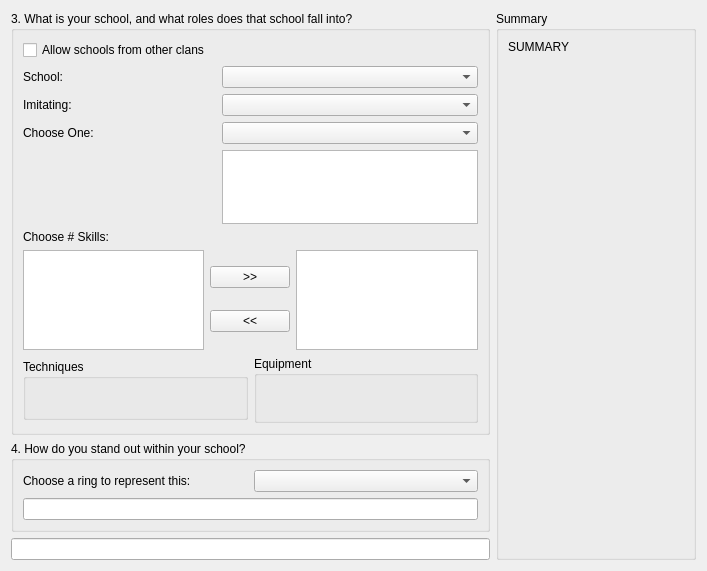
<?xml version="1.0" encoding="UTF-8"?>
<ui version="4.0">
 <class>NewCharWizardPage2</class>
 <widget class="QWizardPage" name="NewCharWizardPage2">
  <property name="geometry">
   <rect>
    <x>0</x>
    <y>0</y>
    <width>707</width>
    <height>571</height>
   </rect>
  </property>
  <property name="sizePolicy">
   <sizepolicy hsizetype="Preferred" vsizetype="Preferred">
    <horstretch>0</horstretch>
    <verstretch>0</verstretch>
   </sizepolicy>
  </property>
  <property name="minimumSize">
   <size>
    <width>0</width>
    <height>0</height>
   </size>
  </property>
  <property name="windowTitle">
   <string>WizardPage</string>
  </property>
  <layout class="QGridLayout" name="gridLayout_3">
   <item row="0" column="0">
    <widget class="QGroupBox" name="q3_groupBox">
     <property name="sizePolicy">
      <sizepolicy hsizetype="Preferred" vsizetype="Expanding">
       <horstretch>0</horstretch>
       <verstretch>0</verstretch>
      </sizepolicy>
     </property>
     <property name="title">
      <string>3. What is your school, and what roles does that school fall into?</string>
     </property>
     <layout class="QVBoxLayout" name="verticalLayout_6">
      <item>
       <layout class="QGridLayout" name="gridLayout">
        <item row="4" column="0">
         <layout class="QVBoxLayout" name="verticalLayout_4">
          <item>
           <widget class="DynamicChoiceWidget" name="ringWidget" native="true">
            <property name="sizePolicy">
             <sizepolicy hsizetype="Preferred" vsizetype="Fixed">
              <horstretch>0</horstretch>
              <verstretch>0</verstretch>
             </sizepolicy>
            </property>
            <property name="minimumSize">
             <size>
              <width>0</width>
              <height>20</height>
             </size>
            </property>
           </widget>
          </item>
          <item>
           <spacer name="verticalSpacer">
            <property name="orientation">
             <enum>Qt::Vertical</enum>
            </property>
            <property name="sizeHint" stdset="0">
             <size>
              <width>20</width>
              <height>5</height>
             </size>
            </property>
           </spacer>
          </item>
         </layout>
        </item>
        <item row="0" column="0">
         <widget class="QCheckBox" name="nc2_unrestrictedSchool_checkBox">
          <property name="text">
           <string>Allow schools from other clans</string>
          </property>
         </widget>
        </item>
        <item row="4" column="1">
         <widget class="QTextEdit" name="nc2_schoolDesc_textEdit">
          <property name="enabled">
           <bool>true</bool>
          </property>
          <property name="sizePolicy">
           <sizepolicy hsizetype="Preferred" vsizetype="Minimum">
            <horstretch>0</horstretch>
            <verstretch>0</verstretch>
           </sizepolicy>
          </property>
          <property name="minimumSize">
           <size>
            <width>0</width>
            <height>50</height>
           </size>
          </property>
          <property name="maximumSize">
           <size>
            <width>16777215</width>
            <height>150</height>
           </size>
          </property>
          <property name="readOnly">
           <bool>true</bool>
          </property>
         </widget>
        </item>
        <item row="2" column="0">
         <widget class="QLabel" name="nc2_kitsune_label">
          <property name="text">
           <string>Imitating:</string>
          </property>
         </widget>
        </item>
        <item row="1" column="1">
         <widget class="QComboBox" name="nc2_school_ComboBox"/>
        </item>
        <item row="2" column="1">
         <widget class="QComboBox" name="nc2_kitsune_comboBox"/>
        </item>
        <item row="1" column="0">
         <widget class="QLabel" name="label">
          <property name="text">
           <string>School:</string>
          </property>
         </widget>
        </item>
        <item row="3" column="0">
         <widget class="QLabel" name="label_extra_choice">
          <property name="text">
           <string>Choose One:</string>
          </property>
         </widget>
        </item>
        <item row="3" column="1">
         <widget class="QComboBox" name="nc2_otherchoice_comboBox"/>
        </item>
       </layout>
      </item>
      <item>
       <widget class="QLabel" name="nc2_skill_Label">
        <property name="text">
         <string>Choose # Skills:</string>
        </property>
       </widget>
      </item>
      <item>
       <layout class="QHBoxLayout" name="horizontalLayout">
        <property name="sizeConstraint">
         <enum>QLayout::SetFixedSize</enum>
        </property>
        <item>
         <widget class="QListView" name="nc2_skillOpt_listview">
          <property name="sizePolicy">
           <sizepolicy hsizetype="Preferred" vsizetype="Expanding">
            <horstretch>0</horstretch>
            <verstretch>0</verstretch>
           </sizepolicy>
          </property>
          <property name="minimumSize">
           <size>
            <width>0</width>
            <height>100</height>
           </size>
          </property>
          <property name="maximumSize">
           <size>
            <width>16777215</width>
            <height>150</height>
           </size>
          </property>
          <property name="editTriggers">
           <set>QAbstractItemView::NoEditTriggers</set>
          </property>
         </widget>
        </item>
        <item>
         <layout class="QVBoxLayout" name="verticalLayout">
          <item>
           <widget class="QPushButton" name="nc2_skillAdd_pushButton">
            <property name="text">
             <string>&gt;&gt;</string>
            </property>
           </widget>
          </item>
          <item>
           <widget class="QPushButton" name="nc2_skillRem_pushButton">
            <property name="text">
             <string>&lt;&lt;</string>
            </property>
           </widget>
          </item>
         </layout>
        </item>
        <item>
         <widget class="QListView" name="nc2_skillSel_listview">
          <property name="sizePolicy">
           <sizepolicy hsizetype="Preferred" vsizetype="Expanding">
            <horstretch>0</horstretch>
            <verstretch>0</verstretch>
           </sizepolicy>
          </property>
          <property name="minimumSize">
           <size>
            <width>0</width>
            <height>100</height>
           </size>
          </property>
          <property name="maximumSize">
           <size>
            <width>16777215</width>
            <height>150</height>
           </size>
          </property>
          <property name="editTriggers">
           <set>QAbstractItemView::NoEditTriggers</set>
          </property>
         </widget>
        </item>
       </layout>
      </item>
      <item>
       <layout class="QHBoxLayout" name="horizontalLayout_2">
        <item>
         <widget class="QGroupBox" name="groupBox_2">
          <property name="sizePolicy">
           <sizepolicy hsizetype="Preferred" vsizetype="Fixed">
            <horstretch>0</horstretch>
            <verstretch>0</verstretch>
           </sizepolicy>
          </property>
          <property name="title">
           <string>Techniques</string>
          </property>
          <layout class="QVBoxLayout" name="verticalLayout_2">
           <item>
            <widget class="DynamicChoiceWidget" name="techWidget" native="true">
             <property name="sizePolicy">
              <sizepolicy hsizetype="Preferred" vsizetype="Fixed">
               <horstretch>0</horstretch>
               <verstretch>0</verstretch>
              </sizepolicy>
             </property>
             <property name="minimumSize">
              <size>
               <width>0</width>
               <height>20</height>
              </size>
             </property>
            </widget>
           </item>
          </layout>
         </widget>
        </item>
        <item>
         <widget class="QGroupBox" name="groupBox_4">
          <property name="sizePolicy">
           <sizepolicy hsizetype="Preferred" vsizetype="Fixed">
            <horstretch>0</horstretch>
            <verstretch>0</verstretch>
           </sizepolicy>
          </property>
          <property name="title">
           <string>Equipment</string>
          </property>
          <layout class="QVBoxLayout" name="verticalLayout_5">
           <item>
            <widget class="DynamicChoiceWidget" name="equipWidget" native="true">
             <property name="sizePolicy">
              <sizepolicy hsizetype="Preferred" vsizetype="Minimum">
               <horstretch>0</horstretch>
               <verstretch>0</verstretch>
              </sizepolicy>
             </property>
             <property name="minimumSize">
              <size>
               <width>0</width>
               <height>10</height>
              </size>
             </property>
            </widget>
           </item>
           <item>
            <widget class="DynamicChoiceWidget" name="equipSpecialWidget" native="true">
             <property name="sizePolicy">
              <sizepolicy hsizetype="Minimum" vsizetype="Preferred">
               <horstretch>0</horstretch>
               <verstretch>0</verstretch>
              </sizepolicy>
             </property>
             <property name="minimumSize">
              <size>
               <width>0</width>
               <height>10</height>
              </size>
             </property>
            </widget>
           </item>
          </layout>
         </widget>
        </item>
       </layout>
      </item>
     </layout>
    </widget>
   </item>
   <item row="0" column="1" rowspan="3">
    <widget class="QGroupBox" name="groupBox_5">
     <property name="sizePolicy">
      <sizepolicy hsizetype="Fixed" vsizetype="Preferred">
       <horstretch>0</horstretch>
       <verstretch>0</verstretch>
      </sizepolicy>
     </property>
     <property name="minimumSize">
      <size>
       <width>200</width>
       <height>0</height>
      </size>
     </property>
     <property name="maximumSize">
      <size>
       <width>200</width>
       <height>16777215</height>
      </size>
     </property>
     <property name="title">
      <string>Summary</string>
     </property>
     <layout class="QVBoxLayout" name="verticalLayout_7">
      <item>
       <widget class="QLabel" name="summary_label">
        <property name="text">
         <string>SUMMARY</string>
        </property>
        <property name="alignment">
         <set>Qt::AlignLeading|Qt::AlignLeft|Qt::AlignTop</set>
        </property>
        <property name="wordWrap">
         <bool>true</bool>
        </property>
       </widget>
      </item>
     </layout>
    </widget>
   </item>
   <item row="1" column="0">
    <widget class="QGroupBox" name="q4_groupBox">
     <property name="sizePolicy">
      <sizepolicy hsizetype="Preferred" vsizetype="Fixed">
       <horstretch>0</horstretch>
       <verstretch>0</verstretch>
      </sizepolicy>
     </property>
     <property name="title">
      <string>4. How do you stand out within your school?</string>
     </property>
     <layout class="QVBoxLayout" name="verticalLayout_3">
      <item>
       <layout class="QGridLayout" name="gridLayout_2">
        <item row="0" column="0">
         <widget class="QLabel" name="label_6">
          <property name="text">
           <string>Choose a ring to represent this:</string>
          </property>
         </widget>
        </item>
        <item row="0" column="1">
         <widget class="QComboBox" name="nc2_schoolSpecialtRing_ComboBox"/>
        </item>
       </layout>
      </item>
      <item>
       <widget class="QLineEdit" name="nc2_q4_lineEdit"/>
      </item>
     </layout>
    </widget>
   </item>
   <item row="2" column="0">
    <widget class="QLineEdit" name="nc2_HIDDEN_skillLineEdit"/>
   </item>
  </layout>
 </widget>
 <customwidgets>
  <customwidget>
   <class>DynamicChoiceWidget</class>
   <extends>QWidget</extends>
   <header location="global">src/dynamicchoicewidget.h</header>
   <container>1</container>
  </customwidget>
 </customwidgets>
 <resources/>
 <connections/>
</ui>
